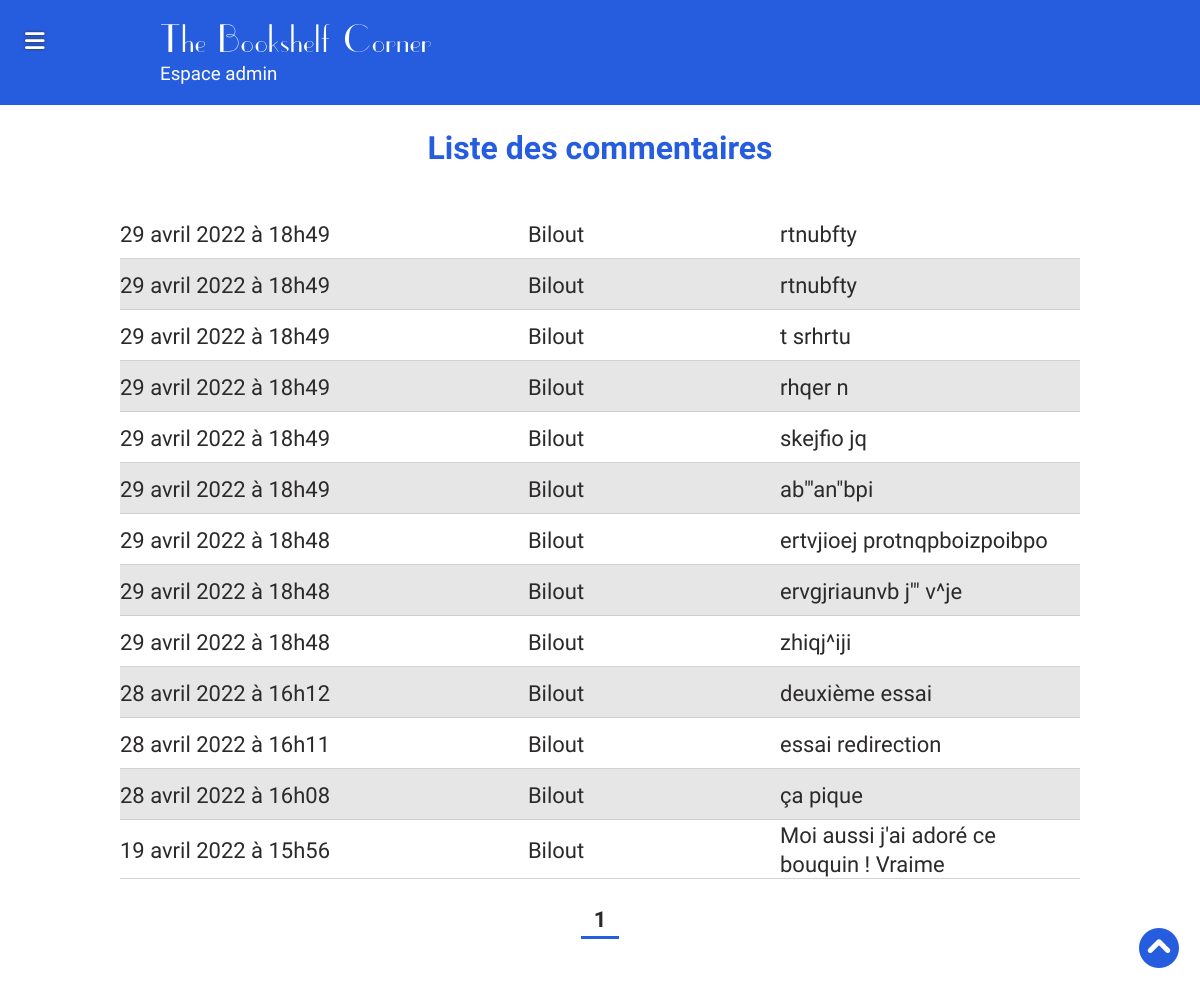
Screenshot of /indexAdmin.php?action=comments (signed in) with the database file from the repository.
### tables this page shows
CREATE TABLE IF NOT EXISTS `website` (
  `id` int(11) NOT NULL AUTO_INCREMENT,
  `logo` varchar(255) NOT NULL,
  `name` varchar(255) NOT NULL,
  PRIMARY KEY (`id`)
);

CREATE TABLE IF NOT EXISTS `comments` (
  `ID` int(11) unsigned NOT NULL AUTO_INCREMENT,
  `user_id` int(11) unsigned NOT NULL,
  `book_id` int(11) unsigned NOT NULL,
  `created_at` timestamp NOT NULL DEFAULT CURRENT_TIMESTAMP,
  `title` varchar(255) NOT NULL,
  `content` varchar(10000) NOT NULL,
  PRIMARY KEY (`ID`),
  KEY `FK_comments_books` (`book_id`),
  KEY `FK_comments_users` (`user_id`),
  CONSTRAINT `FK_comments_books` FOREIGN KEY (`book_id`) REFERENCES `books` (`ID`),
  CONSTRAINT `FK_comments_users` FOREIGN KEY (`user_id`) REFERENCES `users` (`ID`)
);

CREATE TABLE IF NOT EXISTS `users` (
  `ID` int(11) unsigned NOT NULL AUTO_INCREMENT,
  `pseudo` varchar(255) NOT NULL,
  `mail` varchar(255) NOT NULL,
  `mdp` varchar(255) NOT NULL,
  `picture` varchar(255) NOT NULL DEFAULT 'no-avatar.png',
  `role` int(1) NOT NULL DEFAULT '0',
  PRIMARY KEY (`ID`)
);

### App/Controllers/CommentController.php (called while the page is built, shortened)
<?php
class CommentController extends Controller{
    function allComments(){
        $pagination = $this->pagination("comments");
        $comments = new \Projet\Models\CommentModel();
        $comm = $comments->allCommentsPagination($pagination);
        $datas['comments'] = $comm->fetchAll();
        $datas['pages'] = $pagination['pages'];
        $datas['currentPage'] = $pagination['currentPage'];
        return $this->validAccess("comments", $datas);
    }
}

### App/Models/BlogModel.php (called while the page is built, shortened)
<?php
class BlogModel extends Manager{
    public function blogInfo($id){
        $bdd = $this->dbConnect();
        $req = $bdd->prepare('SELECT logo, name FROM website WHERE id = ?');
        $req->execute(array($id));
        return $req;
    }
}

### App/Models/CommentModel.php (called while the page is built, shortened)
<?php
class CommentModel extends Manager{
    public function allCommentsPagination($pagination){
        $bdd = $this->dbConnect();
        $req = $bdd->prepare(
            'SELECT comments.id, DATE_FORMAT(comments.created_at, "%d %M %Y à %kh%i") AS created_at, users.pseudo, users.picture, comments.title, comments.content
            FROM comments
            INNER JOIN books ON book_id = books.id
            INNER JOIN users ON user_id = users.id
            ORDER BY comments.created_at DESC
            LIMIT :firstItem, :perPage');
        $req->bindValue(':firstItem', $pagination[':firstItem'], $bdd::PARAM_INT);
        $req->bindValue(':perPage', $pagination[':perPage'], $bdd::PARAM_INT);
        $req->execute();
        return $req;
    }
}

### App/Views/admin/comments.php (the view, shortened to what this page needs)
<?php $currentPageTitle = "Tous les commentaires";
 include_once('./App/Views/admin/layouts/header.php');?>
<section id="all-comments" class="container-lg">
    <h1>Liste des commentaires</h1>
    <?php
    foreach($datas['comments'] as $data){
        if(isset($data['pseudo'])){
        ?>
        <article class="flex">
            <div class="comment-info flex justify-between align-items-center">
                <p class="time"><?= $data['created_at']; ?></p>
                <p><?= $data['pseudo']; ?></p>
                <p class="object"><?= $data['title']; ?></p>
            </div>
        </article>
    <?php } ; }?>
    <nav>
        <ul id="pagination" class="flex justify-center">
            <?php for($page = 1; $page <= $datas['pages']; $page++): ?>
                <li class="<?= ($datas['currentPage'] == $page) ? "bold active" : "not-active" ?>">
                    <a class="nb-page" href="indexAdmin.php?action=comments&page=<?= $page ?>"><?= $page ?></a>
                </li>
            <?php endfor ?>
        </ul>
    </nav>
</section>
<?php include_once('./App/Views/admin/layouts/footer.php');?>

### App/Views/admin/layouts/header.php (shortened to what this page needs)
<?php include_once('./App/Views/admin/layouts/head.php');
 ?>
<header>
    <div id="bandeau-admin">
        <div class="container">
            <h2><?= $blog['name']; ?></h2>
            <h3>Espace admin</h3>
        </div>
        <div id="open-menu" class="menu-toggle mobile"><i class="fas fa-bars"></i></div>
    </div>
</header>
<div class="container flex justify-between">
    <main >
    <?php if($_GET['action'] !== "livres" && $_GET['action'] !== "livresview"){;?>
        <div id="back-to-top">
            <a href="#bandeau-admin" title="Retour en haut de la page"><i class="fa-solid fa-circle-chevron-up"></i></a>
        </div>
    <?php } ;?>

### App/Public/Admin/css/style.css (style rules this page uses)
:root { --rouge: #ee5f4f; --dashboard: #265ddf ; --anthracite: rgb(44, 41, 41); }
main { width: 100%; }
p, a, textarea { font-size: 22px; }
* { padding:0; margin:0; color:var(--anthracite); font-family: 'roboto', 'Times New Roman', Times, serif; }
h1, h1 span { text-align: center; margin-bottom: 40px; font-size: 2rem; color: var(--dashboard); }
a { text-decoration: none; }
ul { list-style-type: none; }
.bold { font-weight: bold; }
.flex { display: flex; flex-wrap: wrap; }
.justify-between { justify-content: space-between; }
.justify-center { justify-content: center; }
.align-items-center { align-items: center; }
.container { width: 90%; margin: 0 auto; }
#bandeau-admin { background-color: var(--dashboard); padding: 20px 0; }
#bandeau-admin h2, #bandeau-admin h3 { color: white; font-weight: normal; margin-left: 40px; }
#bandeau-admin h2 { font-size: 2.5rem; letter-spacing: .1rem; font-family:'uppereastsideregular', 'Times New Roman', Times, serif; }
#back-to-top { position: fixed; right: 20px; bottom: 50px; z-index: 999999999; }
#back-to-top i { border: 1px solid white; border-radius: 50px; color: var(--dashboard); background-color: white; font-size: 2.5rem; }
#open-menu { position: absolute; top: 25px; left: 25px; font-size: 1.4rem; z-index: 9999999; }
#open-menu i { color: white; text-shadow: 0px 0px 3px var(--anthracite); }
#pagination { margin-top: 25px; }
#pagination li { margin-left: 10px; margin-right: 10px; }
#pagination li, #all-comments #pagination li { padding-bottom: 3px; }
#pagination .active, #all-comments #pagination .active { border-bottom: 3px solid var(--dashboard); }
#book-cat article, #book-slider article, #all-comments article, #all-messages article, #all-books article { border-bottom: 1px solid rgba(204, 203, 203, 0.856); position: relative; }
#all-comments article:nth-of-type(even), #all-messages article:nth-of-type(even) { background-color: #e6e6e6; }
#comment-modify h1, #one-comments h1, #all-comments h1, #one-comment h1, #one-message h1, #all-messages h1 { margin-top: 20px; }
#all-comments .comment-info .time, #all-messages .message-info .time { width: 212px; }
#all-comments .comment-info, #all-messages .message-info { width: 80%; min-height: 50px; }
#all-comments .comment-info .object, #all-messages .message-info .object { width: 300px; }
@media screen and (min-width:993px) { .container { max-width: 80%; margin: 0 auto; } }
@media screen and (min-width:993px) { #all-comments .comment-info { width: 100%; } }
@media screen and (min-width:993px) { #all-comments .comment-info .object { width: 300px; } }
@media screen and (min-width:993px) { #pagination li a.nb-page, #dashboard #all-comments #pagination li a.nb-page { padding: 13px; } }

### rows the page displays
website: name "The Bookshelf Corner"
comments: created_at "29 avril 2022 à 18h49", user.pseudo "Bilout", title "rtnubfty"
comments: created_at "29 avril 2022 à 18h49", user.pseudo "Bilout", title "rtnubfty"
comments: created_at "29 avril 2022 à 18h49", user.pseudo "Bilout", title "t srhrtu"
comments: created_at "29 avril 2022 à 18h49", user.pseudo "Bilout", title "rhqer n"
comments: created_at "29 avril 2022 à 18h49", user.pseudo "Bilout", title "skejfio jq"
comments: created_at "29 avril 2022 à 18h49", user.pseudo "Bilout", title "ab\"'an\"bpi"
comments: created_at "29 avril 2022 à 18h48", user.pseudo "Bilout", title "ertvjioej protnqpboizpoibpo"
comments: created_at "29 avril 2022 à 18h48", user.pseudo "Bilout", title "ervgjriaunvb j'\" v^je"
comments: created_at "29 avril 2022 à 18h48", user.pseudo "Bilout", title "zhiqj^iji"
comments: created_at "28 avril 2022 à 16h12", user.pseudo "Bilout", title "deuxième essai"
comments: created_at "28 avril 2022 à 16h11", user.pseudo "Bilout", title "essai redirection"
comments: created_at "28 avril 2022 à 16h08", user.pseudo "Bilout", title "ça pique"
comments: created_at "19 avril 2022 à 15h56", user.pseudo "Bilout", title "Moi aussi j'ai adoré ce bouquin ! Vraime"
